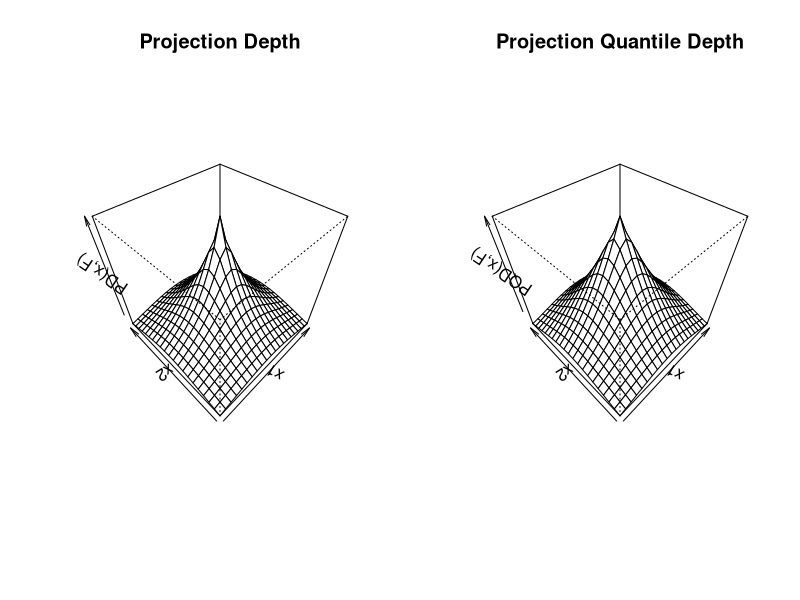
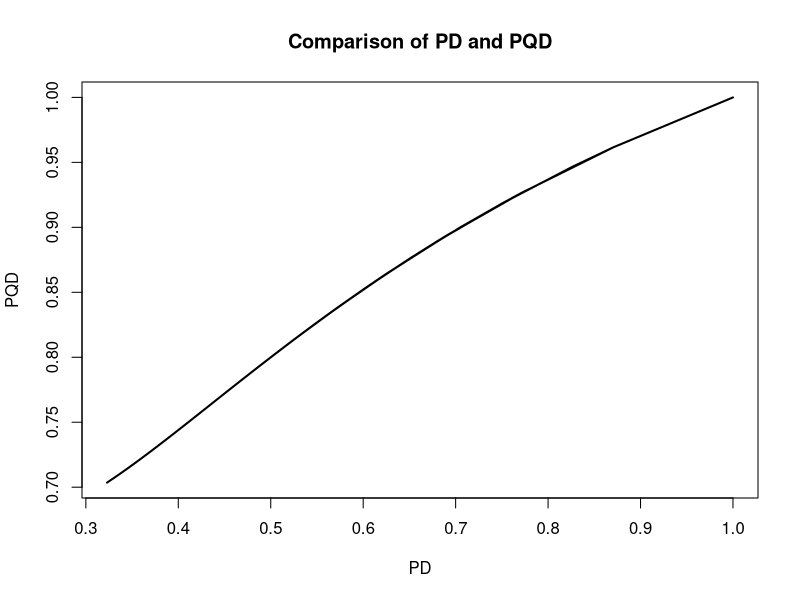

R code for these plots, in order: (Note: this script raises an error after producing the figures.)
## PQDSim: Initial simulations of Projection quantile depth and comparisions with projection depth

## Functions
## function to generate from multivariate normal
my.mvrnorm = function(n, mu, Sigma){
  p = length(mu)
  # compute square root of covariance matrix
  eo=eigen(Sigma, symmetric=TRUE)
  sigma.sqrt=eo$vec%*%diag(eo$val^0.5)%*%t(eo$vec)
  
  # generate random normals from runif by box-muller transform
  rnorm.vec = sqrt(-2*log(runif(n*p)))*cos(2*pi*runif(n*p))
  
  # generate sample matrix
  sample.matrix = matrix(rep(mu, n), nrow=n, byrow=T) +
    matrix(rnorm.vec, nrow=n, ncol=p)%*%sigma.sqrt
  return(sample.matrix)
}

# define grid of points
pts = seq(-1,1,by=.1)
lengrid = length(pts)
xcoord = rep(pts, rep(lengrid,lengrid))
ycoord = rep(pts, lengrid)
xygrid = cbind(xcoord,ycoord)
rm(xcoord,ycoord)

# Bivariate standard normal
# projection depth
norm.vec = sqrt(xygrid[,1]^2+xygrid[,2]^2)
cN = qnorm(.75)
pd.vec = cN/(cN+norm.vec)
# projection quantile depth
pqd.vec = 2/(1+2*pnorm(norm.vec))

par(mfrow=c(1,2))
persp(pts, pts, matrix(pd.vec, nrow=lengrid, byrow=T),
      main="Projection Depth",
      xlab="x1", ylab="x2", zlab="PD(x,F)",
      theta=-45, phi=45)
persp(pts, pts, matrix(pqd.vec, nrow=lengrid, byrow=T),
      main="Projection Quantile Depth",
      xlab="x1", ylab="x2", zlab="PQD(x,F)",
      theta=-45, phi=45)
par(mfrow=c(1,1))

# comparing PD and PQD
plot(pd.vec, pqd.vec, type="l", lwd=2,
     main="Comparison of PD and PQD", xlab="PD", ylab="PQD")

## Empirically calculate PQD with grid search
# Bivariate normal mixture
set.seed(120214)
sig = matrix(c(1,.9,.9,1), nrow=2)
sig2 = matrix(c(1,-.9,-.9,1), nrow=2)
X1 = my.mvrnorm(500, mu=c(-8,-8), Sigma=sig)
X2 = my.mvrnorm(500, mu=c(-10,-4), Sigma=sig)
X = rbind(X1,X2)

d<-apply(X,2,FUN=function(x){return((x-mean(x))/max(x))});
z = WtProjQuantProfileMod(d,c(0,.9),.1, 1000)
plot(d)
lines(z)

# define grid of points
pts = seq(-11,-1,by=.2)
lengrid = length(pts)
xcoord = rep(pts, rep(lengrid,lengrid))
ycoord = rep(pts, lengrid)
xygrid = cbind(xcoord,ycoord)
rm(xcoord,ycoord)

# my PQD
sig=10

npt = dim(xygrid)[1]
Fuxu.mat = matrix(0, nrow=npt, ncol=1000)
normsq.X = apply(X^2,1,sum)
normsq.grid = apply(xygrid^2,1,sum)

for(iu in 1:1000){
  u = rnorm(2); u = u/sqrt(sum(u^2))
  Xu = X%*%u
  Xuperp = sqrt(normsq.X - Xu^2)
  mu.Xuperp = mean(Xuperp)
  w = dnorm(Xuperp, sd=sig)
  #w = dcauchy(Xuperp, scale=sig)
  uecdf = ecdf(w*Xu)
  
  xygrid.u = xygrid%*%u
  wu = dnorm(sqrt(normsq.grid - xygrid.u^2), sd=sig)
  #wu = dcauchy(sqrt(apply(xygrid^2,1,sum) - xygrid.u^2), scale=sig)
  Fuxu.mat[,iu] = uecdf(wu*xygrid.u)
}
EPQD.vec = 1/(1+apply(abs(Fuxu.mat-.5), 1, max))

par(mfrow=c(1,2))
persp(pts, pts, matrix(EPQD.vec, nrow=lengrid, byrow=T),
      main="Projection Quantile Depth",
      xlab="x1", ylab="x2", zlab="PQD(x,F)",
      theta=-45, phi=45)

# contour plot
z = contour(pts, pts, matrix(EPQD.vec, nrow=lengrid, byrow=T),
        lwd=2, col="red", nlevels=20)
points(X, pch=19, cex=.2)
par(mfrow=c(1,1))

# naive PQD
sig=.5

npt = dim(xygrid)[1]
EPQD.vec = rep(0, npt)
normsq.X = apply(X^2,1,sum)
normsq.grid = apply(xygrid^2,1,sum)

for(i in 1:npt){
  u = xygrid[i,]; u = u/sqrt(sum(u^2))
  Xu = X%*%u
  Xuperp = sqrt(normsq.X - Xu^2)
  w = dnorm(Xuperp, sd=sig)
  #w = dcauchy(Xuperp, scale=sig)
  uecdf = ecdf(w*Xu)
  
  igrid.u = xygrid[i,]%*%u
  iwu = dnorm(0, sd=sig)
  #wu = dcauchy(sqrt(apply(xygrid^2,1,sum) - xygrid.u^2), scale=sig)
  EPQD.vec[i] = 1/(1+abs(uecdf(iwu*igrid.u)-.5))
}

par(mfrow=c(1,2))
persp(pts, pts, matrix(EPQD.vec, nrow=lengrid, byrow=T),
      main="Naive Projection Quantile Depth",
      xlab="x1", ylab="x2", zlab="PQD(x,F)",
      theta=-45, phi=45)

# contour plot
z = contour(pts, pts, matrix(EPQD.vec, nrow=lengrid, byrow=T),
            lwd=2, col="red", nlevels=20)
points(X, pch=19, cex=.2)
par(mfrow=c(1,1))
